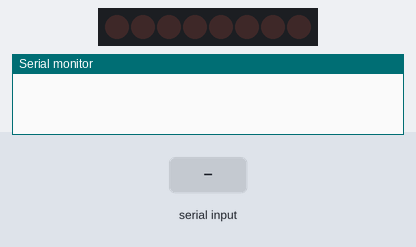
Bench run of a sketch on a simulated Arduino Uno, built with avr-gcc and run on an emulated ATmega328P. Shown: 8 shift-register outputs drawn as a row of LEDs (first output left, lit = HIGH), the last lines printed to the serial monitor. Wiring (inferred from the names in the program): shift register (74HC595): data pin 2; shift clock pin 4; latch pin 3; MR pin 5. Wiring (inferred from the signals the program sends): row of LEDs: on Q0, Q1, Q2, Q3, Q4, Q5, Q6, Q7. The inputs (shaded band) are chosen by the test bench.

Above: at 1.2 s.
1.3 s: "200\n" received over Serial
2.8 s: "90,45\n" received over Serial
At 3.8 s:
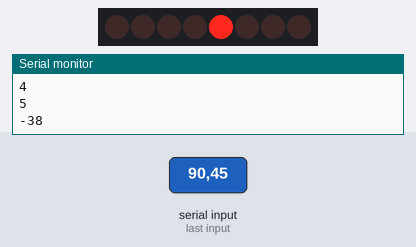
4.3 s: "1\n" received over Serial
At 4.8 s:
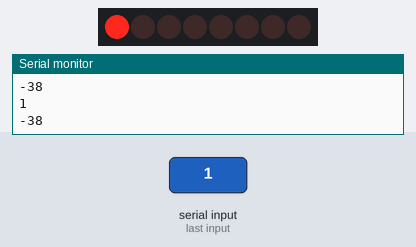
5.8 s: "3\n" received over Serial
At 7.0 s:
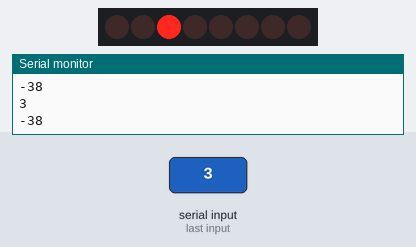
7.3 s: "2\n" received over Serial
At 8.3 s:
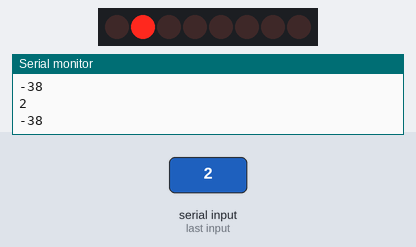
8.8 s: "4\n" received over Serial
At 9.5 s:
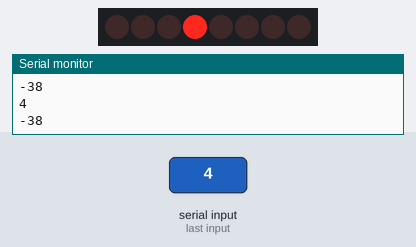
Timing chart, 0 to 11.3 s (numbered marks = the images above; inputs shaded):
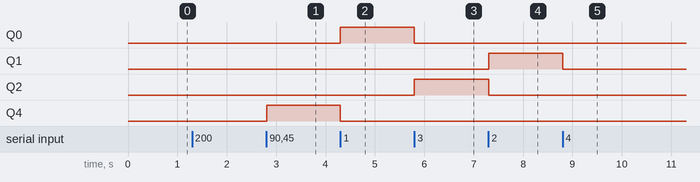

Measured:
- after the input at 2.8 s, Q4: LOW → HIGH at once
- after the input at 4.3 s, Q0: LOW → HIGH at once; Q4: HIGH → LOW at once
- after the input at 5.8 s, Q0: HIGH → LOW at once; Q2: LOW → HIGH at once
- after the input at 7.3 s, Q1: LOW → HIGH at once; Q2: HIGH → LOW at once
- after the input at 8.8 s, Q1: HIGH → LOW at once

The sketch:

shiftRegisterTest.ino
```cpp
int dataPin = 2;
int latchPin = 3;
int clockPin = 4;
int clearPin = 5;
//int time = 10;

int serialInput = 0;

void setup()
{
  Serial.begin(9600);
  pinMode(dataPin, OUTPUT);
  pinMode(latchPin, OUTPUT);
  pinMode(clockPin, OUTPUT);
  pinMode(clearPin, OUTPUT);
}

void shiftVal(int val)
{
  digitalWrite(latchPin, LOW);
  digitalWrite(clearPin, LOW);
  digitalWrite(clearPin, HIGH);
  //shiftOut(dataPin, clockPin, bitOrder, value);
  shiftOut(dataPin, clockPin, MSBFIRST, val);
  digitalWrite(latchPin, HIGH);
}

void updateLed()
{
  serialInput = Serial.read() - '0';
  Serial.println(serialInput);
  if(serialInput == 0)
  {
    shiftVal(0x00);
  }
  else if(serialInput == 1)
  {
    shiftVal(0x01);
  }
  else if(serialInput == 2)
  {
    shiftVal(0x02);
  }
  else if(serialInput == 3)
  {
    shiftVal(0x04);
  }
  else if(serialInput == 4)
  {
    shiftVal(0x08);
  }
  else if(serialInput == 5)
  {
    shiftVal(0x10);
  }
  else if(serialInput == 6)
  {
    shiftVal(0x20);
  }
  else if(serialInput == 7)
  {
    shiftVal(0x40);
  }
  else if(serialInput == 8)
  {
    shiftVal(0x80);
  }
  else if(serialInput == 9)
  {
    shiftVal(0xAA);
  }
}

void loop()
{
  if(Serial.available())
  {
    updateLed();
  }
}
```
